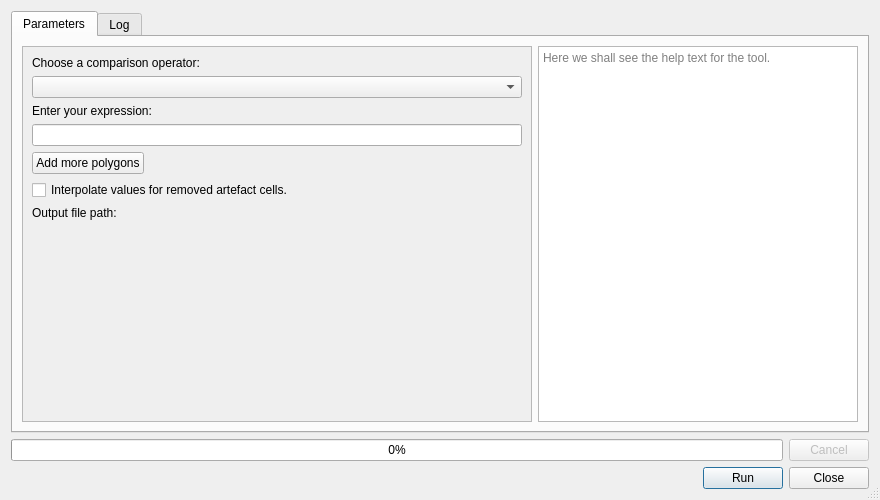
<?xml version="1.0" encoding="UTF-8"?>
<ui version="4.0">
 <class>FeatureCreatorDialogBase</class>
 <widget class="QDialog" name="FeatureCreatorDialogBase">
  <property name="geometry">
   <rect>
    <x>0</x>
    <y>0</y>
    <width>880</width>
    <height>500</height>
   </rect>
  </property>
  <property name="sizePolicy">
   <sizepolicy hsizetype="MinimumExpanding" vsizetype="MinimumExpanding">
    <horstretch>0</horstretch>
    <verstretch>0</verstretch>
   </sizepolicy>
  </property>
  <property name="minimumSize">
   <size>
    <width>400</width>
    <height>200</height>
   </size>
  </property>
  <property name="windowTitle">
   <string>Paleogeography - Removing artefacts</string>
  </property>
  <property name="autoFillBackground">
   <bool>true</bool>
  </property>
  <property name="sizeGripEnabled">
   <bool>true</bool>
  </property>
  <property name="modal">
   <bool>false</bool>
  </property>
  <layout class="QGridLayout" name="gridLayout">
   <item row="2" column="0">
    <layout class="QHBoxLayout" name="horizontalLayout_9">
     <item>
      <layout class="QHBoxLayout" name="horizontalLayout_8">
       <item>
        <widget class="QLabel" name="warningLabel">
         <property name="text">
          <string/>
         </property>
         <property name="wordWrap">
          <bool>true</bool>
         </property>
        </widget>
       </item>
       <item>
        <widget class="QPushButton" name="runButton">
         <property name="sizePolicy">
          <sizepolicy hsizetype="Fixed" vsizetype="Fixed">
           <horstretch>0</horstretch>
           <verstretch>0</verstretch>
          </sizepolicy>
         </property>
         <property name="text">
          <string>Run</string>
         </property>
        </widget>
       </item>
       <item>
        <widget class="QPushButton" name="closeButton">
         <property name="sizePolicy">
          <sizepolicy hsizetype="Fixed" vsizetype="Fixed">
           <horstretch>0</horstretch>
           <verstretch>0</verstretch>
          </sizepolicy>
         </property>
         <property name="text">
          <string>Close</string>
         </property>
        </widget>
       </item>
      </layout>
     </item>
    </layout>
   </item>
   <item row="1" column="0">
    <layout class="QHBoxLayout" name="horizontalLayout_10">
     <item>
      <widget class="QProgressBar" name="progressBar">
       <property name="value">
        <number>0</number>
       </property>
      </widget>
     </item>
     <item>
      <widget class="QPushButton" name="cancelButton">
       <property name="enabled">
        <bool>false</bool>
       </property>
       <property name="sizePolicy">
        <sizepolicy hsizetype="Fixed" vsizetype="Fixed">
         <horstretch>0</horstretch>
         <verstretch>0</verstretch>
        </sizepolicy>
       </property>
       <property name="text">
        <string>Cancel</string>
       </property>
      </widget>
     </item>
    </layout>
   </item>
   <item row="0" column="0">
    <widget class="QTabWidget" name="Tabs">
     <property name="sizePolicy">
      <sizepolicy hsizetype="Expanding" vsizetype="Expanding">
       <horstretch>0</horstretch>
       <verstretch>0</verstretch>
      </sizepolicy>
     </property>
     <property name="tabPosition">
      <enum>QTabWidget::North</enum>
     </property>
     <property name="tabShape">
      <enum>QTabWidget::Rounded</enum>
     </property>
     <property name="currentIndex">
      <number>0</number>
     </property>
     <property name="usesScrollButtons">
      <bool>false</bool>
     </property>
     <widget class="QWidget" name="tab">
      <attribute name="title">
       <string>Parameters</string>
      </attribute>
      <layout class="QHBoxLayout" name="horizontalLayout">
       <item>
        <widget class="QScrollArea" name="scrollArea">
         <property name="widgetResizable">
          <bool>true</bool>
         </property>
         <widget class="QWidget" name="scrollAreaWidgetContents">
          <property name="geometry">
           <rect>
            <x>0</x>
            <y>0</y>
            <width>512</width>
            <height>363</height>
           </rect>
          </property>
          <layout class="QVBoxLayout" name="verticalLayout_4">
           <item>
            <widget class="QLabel" name="label_5">
             <property name="text">
              <string>Choose a comparison operator:</string>
             </property>
            </widget>
           </item>
           <item>
            <widget class="QComboBox" name="comparisonTypeBox"/>
           </item>
           <item>
            <widget class="QLabel" name="label_6">
             <property name="text">
              <string>Enter your expression:</string>
             </property>
            </widget>
           </item>
           <item>
            <widget class="QgsFilterLineEdit" name="exprLineEdit">
             <property name="clearMode">
              <enum>QgsFilterLineEdit::ClearToNull</enum>
             </property>
             <property name="defaultValue">
              <string>H&lt;0</string>
             </property>
             <property name="value">
              <string>H&lt;0</string>
             </property>
             <property name="showSearchIcon">
              <bool>false</bool>
             </property>
             <property name="showSpinner">
              <bool>false</bool>
             </property>
             <property name="qgisRelation" stdset="0">
              <string notr="true"/>
             </property>
            </widget>
           </item>
           <item>
            <widget class="QPushButton" name="addButton">
             <property name="sizePolicy">
              <sizepolicy hsizetype="Fixed" vsizetype="Fixed">
               <horstretch>0</horstretch>
               <verstretch>0</verstretch>
              </sizepolicy>
             </property>
             <property name="text">
              <string>Add more polygons</string>
             </property>
            </widget>
           </item>
           <item>
            <widget class="QCheckBox" name="interpolateCheckBox">
             <property name="text">
              <string>Interpolate values for removed artefact cells.</string>
             </property>
            </widget>
           </item>
           <item>
            <widget class="QLabel" name="label_7">
             <property name="text">
              <string>Output file path:</string>
             </property>
            </widget>
           </item>
           <item>
            <widget class="QgsFileWidget" name="outputPath">
             <property name="contextMenuPolicy">
              <enum>Qt::DefaultContextMenu</enum>
             </property>
             <property name="toolTip">
              <string>test</string>
             </property>
             <property name="toolTipDuration">
              <number>6</number>
             </property>
             <property name="statusTip">
              <string/>
             </property>
             <property name="accessibleName">
              <string/>
             </property>
             <property name="accessibleDescription">
              <string/>
             </property>
             <property name="inputMethodHints">
              <set>Qt::ImhNone</set>
             </property>
             <property name="dialogTitle">
              <string/>
             </property>
             <property name="defaultRoot">
              <string/>
             </property>
            </widget>
           </item>
           <item>
            <spacer name="verticalSpacer">
             <property name="orientation">
              <enum>Qt::Vertical</enum>
             </property>
             <property name="sizeHint" stdset="0">
              <size>
               <width>80</width>
               <height>80</height>
              </size>
             </property>
            </spacer>
           </item>
          </layout>
         </widget>
        </widget>
       </item>
       <item>
        <widget class="QTextBrowser" name="helpBox">
         <property name="maximumSize">
          <size>
           <width>320</width>
           <height>16777215</height>
          </size>
         </property>
         <property name="placeholderText">
          <string>Here we shall see the help text for the tool.</string>
         </property>
        </widget>
       </item>
      </layout>
     </widget>
     <widget class="QWidget" name="tab_2">
      <attribute name="title">
       <string>Log</string>
      </attribute>
      <layout class="QHBoxLayout" name="horizontalLayout_2">
       <item>
        <widget class="QTextBrowser" name="logText">
         <property name="autoFormatting">
          <set>QTextEdit::AutoAll</set>
         </property>
         <property name="textInteractionFlags">
          <set>Qt::NoTextInteraction</set>
         </property>
         <property name="openExternalLinks">
          <bool>true</bool>
         </property>
        </widget>
       </item>
      </layout>
     </widget>
    </widget>
   </item>
  </layout>
 </widget>
 <customwidgets>
  <customwidget>
   <class>QgsFileWidget</class>
   <extends>QWidget</extends>
   <header>qgsfilewidget.h</header>
  </customwidget>
  <customwidget>
   <class>QgsFilterLineEdit</class>
   <extends>QLineEdit</extends>
   <header>qgsfilterlineedit.h</header>
  </customwidget>
 </customwidgets>
 <tabstops>
  <tabstop>runButton</tabstop>
  <tabstop>Tabs</tabstop>
  <tabstop>helpBox</tabstop>
  <tabstop>closeButton</tabstop>
  <tabstop>cancelButton</tabstop>
 </tabstops>
 <resources/>
 <connections>
  <connection>
   <sender>closeButton</sender>
   <signal>clicked()</signal>
   <receiver>FeatureCreatorDialogBase</receiver>
   <slot>close()</slot>
   <hints>
    <hint type="sourcelabel">
     <x>828</x>
     <y>476</y>
    </hint>
    <hint type="destinationlabel">
     <x>439</x>
     <y>249</y>
    </hint>
   </hints>
  </connection>
 </connections>
</ui>
